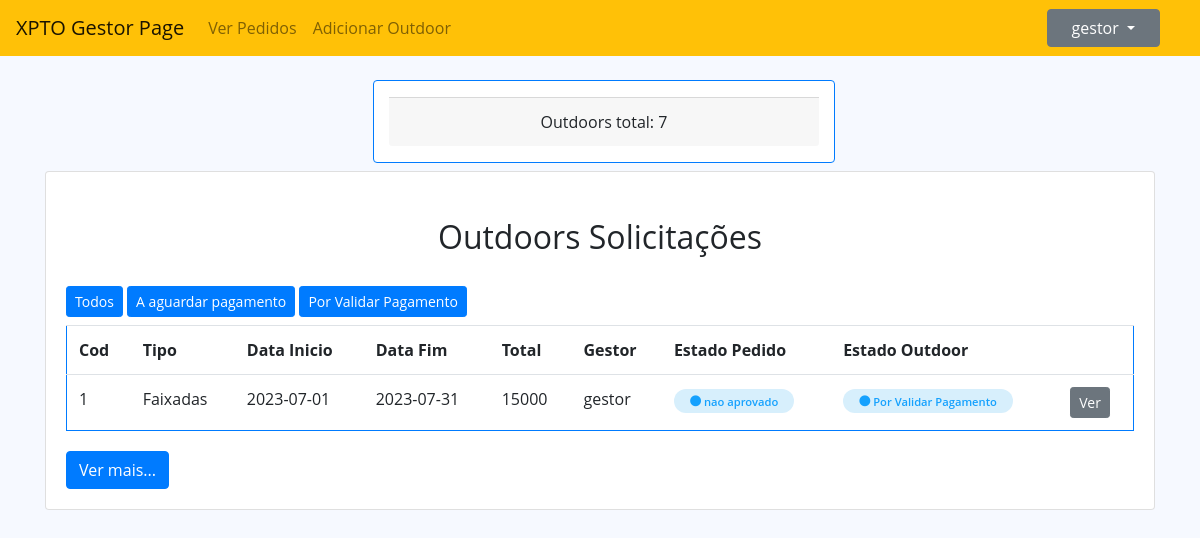
/index.php?op=Gestor&&request=verPedidos&&estado=Por Validar Pagamento (signed in), run on the app's committed database.
### tables this page shows
CREATE TABLE `usuario` (
  `id` int(11) NOT NULL,
  `username` varchar(50) NOT NULL,
  `senha` varchar(50) NOT NULL,
  `tipo` varchar(50) NOT NULL,
  `eliminado` varchar(10) NOT NULL DEFAULT 'nao'
);

CREATE TABLE `pedidos` (
  `id` int(11) NOT NULL,
  `idGestor` int(11) NOT NULL,
  `idCliente` int(11) NOT NULL,
  `imagem` varchar(100) DEFAULT NULL,
  `dataInicio` date NOT NULL,
  `dataFim` date NOT NULL,
  `total` double NOT NULL,
  `idOutdoor` int(11) NOT NULL,
  `eliminado` varchar(10) NOT NULL DEFAULT 'nao',
  `estado` varchar(50) NOT NULL DEFAULT 'nao aprovado',
  `recibo` varchar(100) DEFAULT NULL
);

CREATE TABLE `outdoor` (
  `id` int(11) NOT NULL,
  `tipo` varchar(50) NOT NULL,
  `preco` float NOT NULL,
  `idComuna` int(11) NOT NULL,
  `estado` varchar(50) NOT NULL DEFAULT 'Disponivel',
  `eliminado` varchar(10) NOT NULL DEFAULT 'nao',
  `idUsuario` int(11) NOT NULL
);

### repositories/UsuarioRepository.php (called while the page is built, shortened)
<?php
require_once __DIR__ . '/../dbconfig/DbConnection.php';
require_once __DIR__ . '/../models/UsuarioModel.php';
class UsuarioRepository implements IUsuarioRepository {
    private $db = null;
    public function __construct() {
        $this->db = DbConnection::getInstance();
    }
    public function selectById($id) {
        try {
            $stmt = $this->db->prepare("SELECT id, username, senha, tipo, eliminado FROM usuario WHERE id = :id and eliminado <> 'Sim'");
            $stmt->bindParam(":id", $id);
            $stmt->execute();
            $dado = $stmt->fetch(PDO::FETCH_ASSOC);
            if ($dado) {
                $Usuario = new UsuarioModel($dado['id'], $dado['username'], null, $dado['tipo'], null);
                return $Usuario;
            } else {
                return false;
            }
        } catch (PDOException $e) {
            echo $e->getMessage();
            return false;
        }
    }
}

### dbconfig/DbConnection.php (called while the page is built)
<?php
class DbConnection {
    private static $instance = NULL;
    public static function getInstance() {
        if (!isset(self::$instance)) {
            try {
                self:: $instance = new PDO("mysql:host=localhost;dbname=outdoorgest", 'root', '');
                self:: $instance->setAttribute(PDO::ATTR_ERRMODE, PDO::ERRMODE_EXCEPTION);
            } catch (PDOException $e) {
                echo $e->getMessage();
            }
        }
        return self::$instance;
    }
}

### services/UsuarioService.php (called while the page is built, shortened)
<?php
require_once __DIR__ . '/../repositories/UsuarioRepository.php';
class UsuarioService implements IUsuarioService {
    private $usuarioRepository = null;
    public function __construct() {
        $this->usuarioRepository = new UsuarioRepository();
    }
    public function selectById($id) {
        try {
            return $this->usuarioRepository->selectById($id);
        } catch (PDOException $e) {
            return false;
        }
    }
}

### controllers/ClienteController.php (called while the page is built, shortened)
<?php
require_once __DIR__ . '/../services/UsuarioService.php';
require_once __DIR__ . '/../services/SolicitacaoService.php';
require_once __DIR__ . '/../services/OutdoorService.php';
class ClienteController {
    public function __construct() {
        $this->usuarioService = new UsuarioService();
        if (isset($_SESSION['Usuario'])) {
            $Us = unserialize($_SESSION['Usuario']);
            $_SESSION['Usuario'] = serialize($this->usuarioService->selectById($Us->getId()));
        }
    }
}
$actualizar = new ClienteController();

### index.php (called while the page is built, shortened)
<?php
include __DIR__ . '/./controllers/Rotas.php';
$rotas = new Rotas();
$rotas->requestHandle();
?>

### models/UsuarioModel.php (called while the page is built, shortened)
<?php
class UsuarioModel {
    private $id;
    private $username;
    private $tipo;
    public function __construct($id, $username, $senha, $tipo, $eliminado) {
        $this->id = $id;
        $this->username = $username;
        $this->tipo = $tipo;
    }
    public function getId() {
        return $this->id;
    }
    public function getUsername() {
        return $this->username;
    }
    public function getTipo() {
        return $this->tipo;
    }
}

### services/OutdoorService.php (called while the page is built, shortened)
<?php
require_once __DIR__ . '/../repositories/OutdoordRepository.php';
class OutdoorService implements IOutdoorService {
    private $outdoorRepository = null;
    public function __construct() {
        $this->outdoorRepository = new OutdoordRepository();
    }
    public function selectCount() {
        return $this->outdoorRepository->selectCount();
    }
}

### repositories/OutdoordRepository.php (called while the page is built, shortened)
<?php
require_once __DIR__ . '/../dbconfig/DbConnection.php';
class OutdoordRepository implements IOutdoorRepository{
     private $db;
    public function __construct() {
        $this->db = DbConnection::getInstance();
    }
    public function selectCount() {
        try {
            $stmt = $this->db->prepare("SELECT COUNT(*) FROM `outdoor` WHERE eliminado <> 'Sim'");
            $stmt->execute();
            $adm = $stmt->fetchColumn();
            return $adm;
        } catch (PDOException $e) {
            echo $e->getMessage();
            return false;
        }
    }
}

### services/SolicitacaoService.php (called while the page is built, shortened)
<?php
require_once __DIR__ . '/../repositories/SolicitacaoRepository.php';
class SolicitacaoService implements ISolicitacaoService {
    private $solicitacaoRepository = null;
    public function __construct() {
        $this->solicitacaoRepository = new SolicitacaoRepository();
    }
    public function selectAll() {
        return $this->solicitacaoRepository->selectAll();
    }
}

### repositories/SolicitacaoRepository.php (called while the page is built, shortened)
<?php
require_once __DIR__ . '/../models/SolicitacaoModel.php';
require_once __DIR__ . '/../dbconfig/DbConnection.php';
class SolicitacaoRepository implements ISolicitacaoRepository {
    private $db;
    public function __construct() {
        $this->db = DbConnection::getInstance();
    }
    public function selectAll() {
        try {
            $stmt = $this->db->prepare("SELECT p.id, u.username `gestor`, `imagem`, `dataInicio`, `dataFim`, `total`, o.tipo `idOutdoor`, p.eliminado, p.estado as estadoPedido, o.estado estadoOutdoor, `recibo` FROM pedidos p join usuario u on u.id = p.idGestor join outdoor o on o.id = p.idOutdoor");
            $stmt->execute();
            $outdoors = $stmt->fetchAll();
            $listaOutdoor = array();
            foreach ($outdoors as $cada) {
                $listaOutdoor[] = new SolicitacaoModel($cada['id'], $cada['gestor'], $cada['imagem'], $cada['dataInicio'], $cada['dataFim'], $cada['total'], $cada['idOutdoor'], $cada['eliminado'], $cada['estadoPedido'], $cada['estadoOutdoor'], $cada['recibo']);
            }
            return $listaOutdoor;
        } catch (PDOException $e) {
            echo $e->getMessage();
            return false;
        }
    }
}

### models/SolicitacaoModel.php (called while the page is built, shortened)
<?php
class SolicitacaoModel {
    private $id;
    private $idGestor;
    private $dataInicio;
    private $dataFim;
    private $totalPagar;
    private $idOutdoor;
    private $estadoPedido;
    private $estadoOutdoor;
    public function __construct($id, $idGestor, $imagem, $dataInicio, $dataFim, $totalPagar, $idOutdoor, $eliminado, $estadoPedido, $estadoOutdoor, $recibo) {
        $this->id = $id;
        $this->idGestor = $idGestor;
        $this->dataInicio = $dataInicio;
        $this->dataFim = $dataFim;
        $this->totalPagar = $totalPagar;
        $this->idOutdoor = $idOutdoor;
        $this->estadoPedido = $estadoPedido;
        $this->estadoOutdoor = $estadoOutdoor;
    }
    public function getId() {
        return $this->id;
    }
    public function getIdGestor() {
        return $this->idGestor;
    }
    public function getDataInicio() {
        return $this->dataInicio;
    }
    public function getDataFim() {
        return $this->dataFim;
    }
    public function getTotalPagar() {
        return $this->totalPagar;
    }
    public function getIdOutdoor() {
        return $this->idOutdoor;
    }
    public function getEstadoPedido() {
        return $this->estadoPedido;
    }
    public function getEstadoOutdoor() {
        return $this->estadoOutdoor;
    }
}

### views/gestor/tabelaPedidos.php (the view, shortened to what this page needs)
<div class="card">
    <div class="card-body">
        <div class="card-title text-center m-3">
            <h2>Outdoors Solicitações</h2>
        </div>
        <a href="index.php?op=Gestor&&request=verPedidos&&estado=all" class="btn btn-primary btn-sm mt-1 mb-2"  role="button">Todos</a>
        <a href="index.php?op=Gestor&&request=verPedidos&&estado=A aguardar pagamento" class="btn btn-primary btn-sm mt-1 mb-2"  role="button">A aguardar pagamento</a>
        <a href="index.php?op=Gestor&&request=verPedidos&&estado=Por Validar Pagamento" class="btn btn-primary btn-sm mt-1 mb-2"  role="button">Por Validar Pagamento</a>
        <table id="listarDados" class="table border border-primary ">
            <tr>
                <th scope="col">Cod</th>
                <th scope="col">Tipo</th>
                <th scope="col">Data Inicio</th>
                <th scope="col">Data Fim</th>
                <th scope="col">Total</th>
                <th scope="col">Gestor</th>
                <th scope="col">Estado Pedido</th>
                <th scope="col">Estado Outdoor</th>
                <th scope="col"></th>
            </tr>
            <?php
            if (isset($_SESSION['Usuario'])) {
                $usuario = unserialize($_SESSION['Usuario']);
            }
            foreach ($outdoors as $cada) {
                if ($usuario->getUsername() == $cada->getIdGestor()) {
                    if ($action2 == $cada->getEstadoOutdoor()) {
                        ?>
                        <tr>
                            <td><?php echo $cada->getId(); ?></td>
                            <td><?php echo $cada->getIdOutdoor() ?></td>
                            <td><?php echo $cada->getDatainicio(); ?></td>
                            <td><?php echo $cada->getDataFim(); ?></td>
                            <td><?php echo $cada->getTotalPagar(); ?></td>
                            <td><?php echo $cada->getIdGestor(); ?></td>
                            <td><span class="status ativo"><i class="fas fa-circle"></i> <?php echo $cada->getEstadoPedido(); ?></span></td>
                            <td><span class="status ativo"><i class="fas fa-circle"></i> <?php echo $cada->getEstadoOutdoor(); ?></span></td>
                            <td>
                                <?php
                                if ($cada->getEstadoOutdoor() == "Por Validar Pagamento") {
                                    echo '<input type="hidden" name="pdf" id="pdf" value="' . $cada->getRecibo() . '" />
                                          <input type="hidden" name="idSelecionadoPedidoOutdoor" id="idSelecionadoPedidoOutdoor" value="' . $cada->getId() . '" />
                                          <button id="verRecibo" class="btn btn-secondary btn-sm verRecibo">Ver</button>
                                    ';
                                }
                                ?>
                            </td>
                        </tr>
                        <?php
                    } else if ($action2 == "all") {
                        ?>
                        <tr>
                            <td><?php echo $cada->getId(); ?></td>
                            <td><?php echo $cada->getIdOutdoor() ?></td>
                            <td><?php echo $cada->getDatainicio(); ?></td>
                            <td><?php echo $cada->getDataFim(); ?></td>
                            <td><?php echo $cada->getTotalPagar(); ?></td>
                            <td><?php echo $cada->getIdGestor(); ?></td>
                            <td><span class="status ativo"><i class="fas fa-circle"></i> <?php echo $cada->getEstadoPedido(); ?></span></td>
                            <td><span class="status ativo"><i class="fas fa-circle"></i> <?php echo $cada->getEstadoOutdoor(); ?></span></td>
                            <td>
                                <?php
                                if ($cada->getEstadoOutdoor() == "Por Validar Pagamento") {
                                    echo '<input type="hidden" name="pdf" id="pdf" value="' . $cada->getRecibo() . '" />
                                          <input type="hidden" name="idSelecionadoPedidoOutdoor" id="idSelecionadoPedidoOutdoor" value="' . $cada->getId() . '" />
                                          <button id="verRecibo" class="btn btn-secondary btn-sm verRecibo">Ver</button>
                                    ';
                                }
                                ?>
                            </td>
                        </tr> <?php
                    }
                }
            }
            ?>
        </table>
        <button type="button" class="btn btn-primary mt-1" id="nextButton">Ver mais...</button>
    </div>
</div>

### views/gestor/gestorViewPedidos.php (shortened to what this page needs)
<?php
include 'header.php';
if (isset($_SESSION['Usuario']))
    $usuario = unserialize($_SESSION['Usuario']);
if (isset($_SESSION['loggedin']) && $_SESSION['loggedin'] === true && $usuario->getTipo() === "Gestor") {
    require_once __DIR__ . '/../../controllers/GestorController.php';
    $gestorController = new GestorController();
    ?>
    </head>
    <body class="">
        <nav class="navbar navbar-expand-lg navbar-light bg-warning">
            <a class="navbar-brand" href="index.php?op=<?php echo $usuario->getTipo(); ?>&&estado=all">XPTO Gestor Page</a>
            <div class="collapse navbar-collapse" id="navbarSupportedContent">
                <ul class="navbar-nav mr-auto" id="menu">
                    <li class="nav-item" >
                        <a class="nav-link" href="index.php?op=Gestor&&request=verPedidos&&estado=all">Ver Pedidos</a>
                    </li>
                    <li class="nav-item" >
                        <a class="nav-link" href="index.php?op=Gestor&&request=addOutdoor">Adicionar Outdoor</a>
                    </li>
                </ul>
            </div>
            <nav class="header-nav ms-auto">
                <ul class="d-flex align-items-center navbar-nav me-auto mb-2 mb-lg-0">
                    <li class="nav-item px-4 ">
                        <div class="dropdown">
                            <button class="btn btn-secondary dropdown-toggle px-4" type="button" id="dropdownMenuButton" data-toggle="dropdown" aria-haspopup="true" aria-expanded="false">
                                <?php if (isset($_SESSION['Usuario'])) echo $usuario->getUsername(); ?>
                            </button>
                        </div>
                    </li>
                </ul>
            </nav>
        </nav>
        <main class="mx-auto">
            <div class="container align-items-center">
                <div class="container text-center mb-2 mt-4">
                    <div class="row justify-content-center">
                        <div class="col-5 border border-primary ml-2 card">
                            <p class="card-footer mt-3">Outdoors total:
                                <?php echo $gestorController->totalOutdoors(); ?>
                            </p>
                        </div>
                    </div>
                </div>
                <?php $gestorController->verPedidosOutdoors(); ?>
            </div>
        </main>
        <?php
        include 'footer.php';
    } else
        echo '!!!!Pagina não encontrada';
    ?>

### content/css/style.css (style rules this page uses)
* { margin: 0; padding: 0; box-sizing: border-box; outline: none; }
body { font-family: "Open Sans", sans-serif; background: #f6f9ff; }
a { color: #4154f1; text-decoration: none; }
h2 { font: 13px; padding: 10px 0; }
.status { padding: 0.3rem 1rem; border-radius: 30px; font-weight: 600; letter-spacing: 1; font-size: 0.7rem; }
.ativo { background-color: #d7effc; color: #15a1fe; }

### data on the page
usuario: username "gestor"
pedidos: id "1", idOutdoor.tipo "Faixadas", dataInicio "2023-07-01", dataFim "2023-07-31", total "15000", idGestor.username "gestor", estado "nao aprovado", idOutdoor.estado "Por Validar Pagamento"

### other printed values
$gestorController->totalOutdoors() "7"
